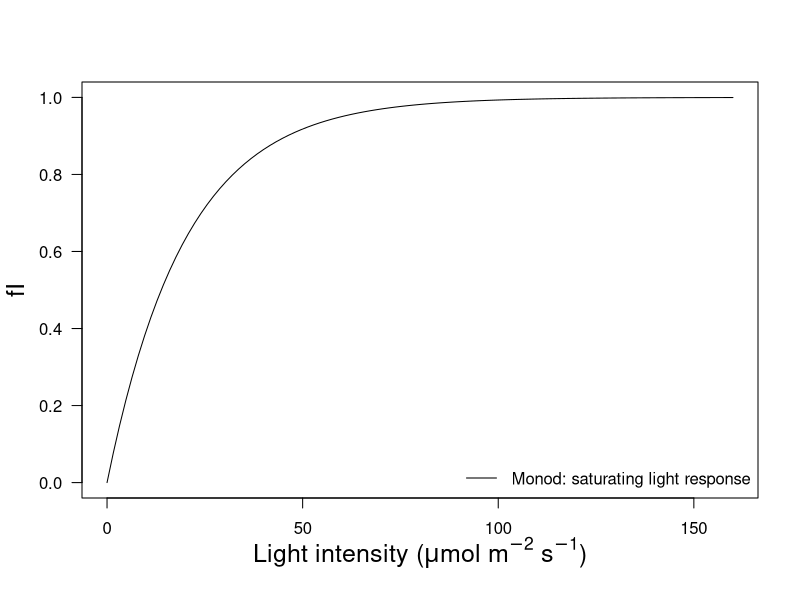
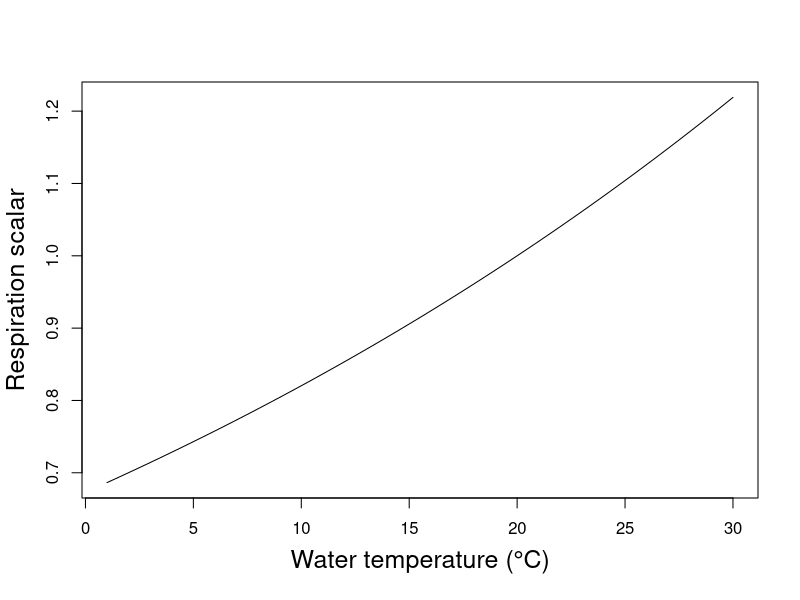
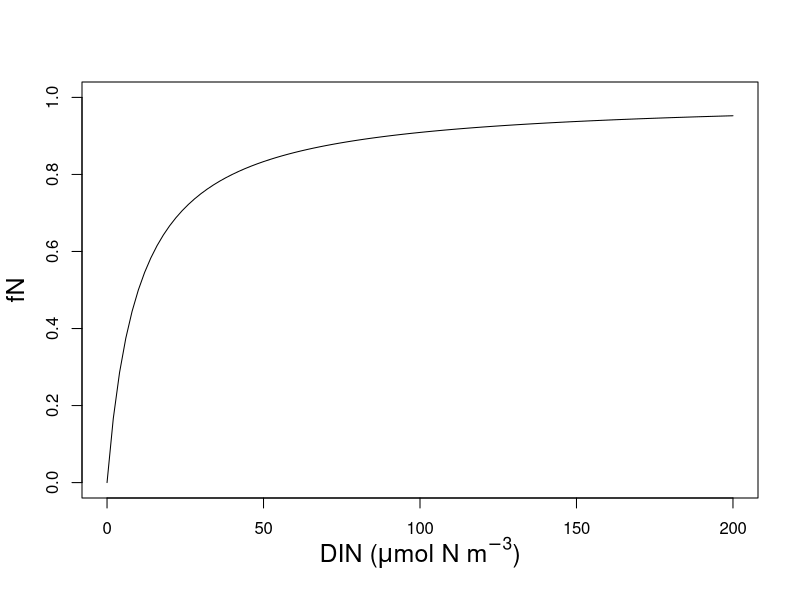
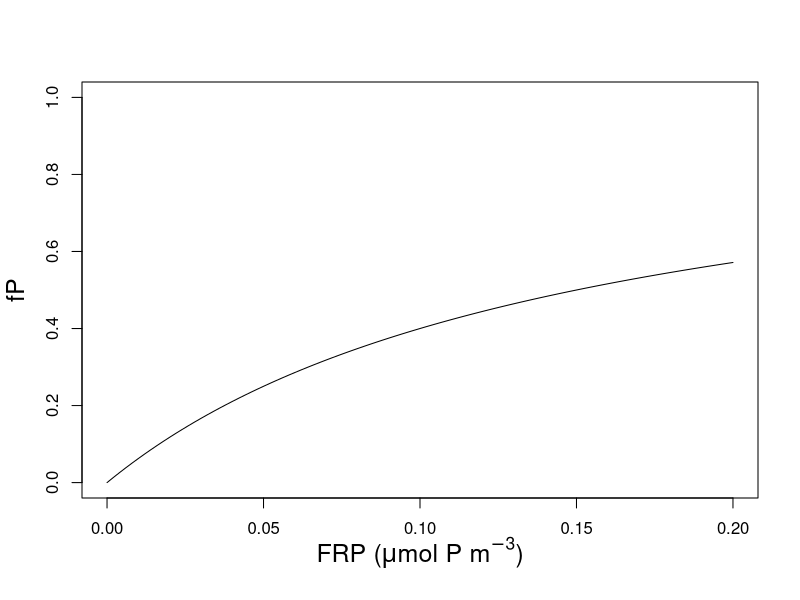
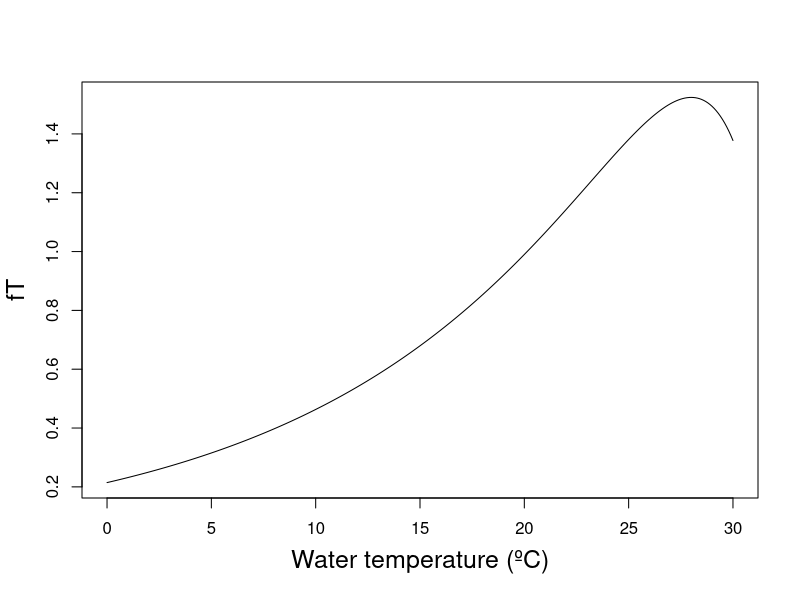
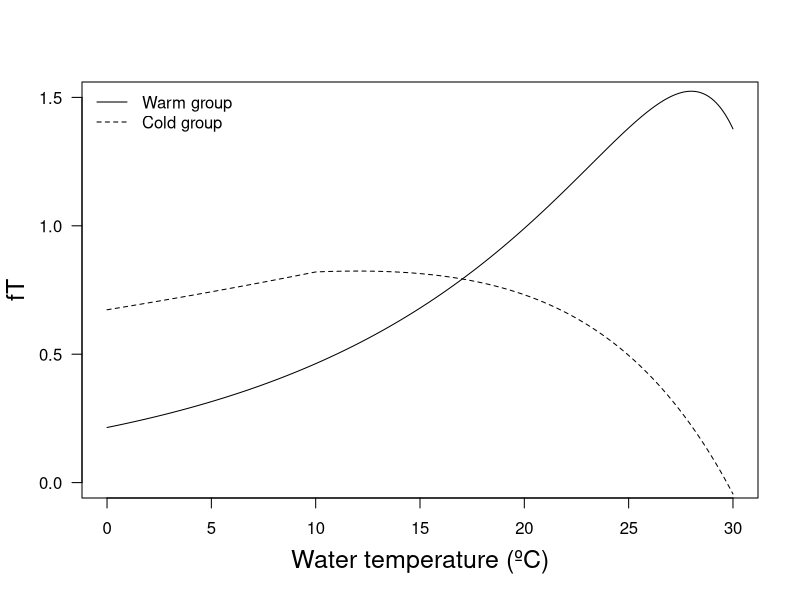

Write the R code that produced these figures, in order.
# Functional Relationship plots
# Author: Mary Lofton
# Date last updated: 15APR24

# Purpose: visualize growth responses to light, temperature, and nutrients for simple
# process models

# load packages
library(tidyverse)
library(lubridate)

# Monod function for light
f1 <- function(par, I_K){
  y = 1 - exp(-(par/I_K))
}
I_K = 20

# plot
jpeg("./figures/light_eq.jpeg", res = 300, width = 5, height = 3.5, units = "in")
par(cex.lab = 1.5, mgp = c(2.7,1,0))
curve(f1(x,I_K=I_K),from=0, to=160,ylab='fI',xlab = expression(paste("Light intensity"," (",mu,"mol ",m^-2," ",s^-1,")")),ylim = c(0,1), yaxt="n")
axis(2, las = 2)
legend("bottomright", lty = c(1), legend = c("Monod: saturating light response"),bty = "n")
dev.off()


f3 <- function(x, theta_resp){
  y = theta_resp^(x-20)
}
theta_resp = 1.02

jpeg("./figures/resp_eq.jpeg", res = 300, width = 5, height = 3.5, units = "in")
par(cex.lab = 1.5, mgp = c(2.7,1,0))
curve(f3(x,theta_resp = theta_resp),from=1, to=30,ylab='Respiration scalar',xlab = 'Water temperature (°C)')
dev.off()

f4 <- function(DIN, N_0, K_N){
  y = (DIN - N_0) / (DIN - N_0 + K_N)
}
K_N = 10
N_0 = 0

jpeg("./figures/DIN_eq.jpeg", res = 300, width = 5, height = 3.5, units = "in")
par(cex.lab = 1.5, mgp = c(2.7,1,0))
curve(f4(x, N_0 = N_0, K_N = K_N),from=0, to=200,ylab='fN',xlab = expression(paste("DIN"," (",mu,"mol N ",m^-3,")")),ylim = c(0,1))
dev.off()

f5 <- function(FRP, P_0, K_P){
  y = (FRP - P_0) / (FRP - P_0 + K_P)
}
K_P = 0.15
P_0 = 0

jpeg("./figures/FRP_eq.jpeg", res = 300, width = 5, height = 3.5, units = "in")
par(cex.lab = 1.5, mgp = c(2.7,1,0))
curve(f5(x, P_0 = P_0, K_P = K_P),from=0, to=0.2,ylab='fP',xlab = expression(paste("FRP"," (",mu,"mol P ",m^-3,")")),ylim = c(0,1))
dev.off()

# AED temperature function - why so complex??
g1 <- list(T_std = 10,
           T_opt = 28,
           T_max = 35,
           Ts = 10,
           To = 28,
           Tm = 35,
           v = 1.08,
           theta = 1.08)
g2 <- list(T_std = 10,
           T_opt = 12,
           T_max = 30,
           Ts = 10,
           To = 12,
           Tm = 30,
           v = 1.02,
           theta = 1.02)

get_T_parms <- function(group_parms){
  
  # unpack parms
  T_std = group_parms$T_std
  T_opt = group_parms$T_opt
  T_max = group_parms$T_max
  
  Ts = group_parms$Ts
  To = group_parms$To
  Tm = group_parms$Tm
  
  v = group_parms$v
  theta = group_parms$theta
  
t20 = 20
tol   = 0.05
inn = 1
a0 = v^(Ts-t20)
a1 = v^(To-t20)
a2 = v^(Tm-t20)

# Perform the iteration to find the constants.
# First approximation of k.
k = 6.0
i = 0
G = tol + 1.0
curvef = TRUE
# Do the iterations until -tol < G < tol

repeat{
  
  i=i+1
  
  if(i == 100){ #increases the tolerance if more than 100 iterations performed
    i=0            
    tol=tol+0.01
  }
  
  if(curvef == TRUE){ # Use the condition f(T)=v**(T-20) at T=Tsta
    G = k * v^(k * To) * a2 - a1 * (v^(k * Tm) - v^(k * Ts))
    devG = v^(k * To) * a2 * (inn + k * To * log(v)) - a1 * log(v) * (Tm * v^(k * Tm) - Ts * v^(k * Ts))
  } else { # Use the condition f(T)=1 at T=Tsta
    G = k * v^(k * To) * (a0 - a2 - inn) - a1 * (v^(k * Ts) - v^(k * Tm))
    devG = (a0 - a2 - inn) * v^(k * To) * (inn + k * To * log(v)) - a1 * log(v) * (Ts * v^(k * Ts) - Tm * v^(k * Tm))
  }
  
  # Find the next iteration of k
  k = k - G / devG
  
  if((G <= -tol) | (G >= tol)){
    break
  }
}

# Get the remaining model constants
if(k != 0.0){
  a=-log(a1/(k*v^(k*To)))/(k*log(v))
  if(curvef == TRUE){
    b=v^(k*(Ts-a))
  } else {
    b=inn+v^(k*(Ts-a))-a0
  }
} else {
  a=0.0
  b=0.0
}

# Set the model constants to the calculated values
kTn = k
aTn = a
bTn = b

return(list(kTn = kTn, aTn = aTn, bTn = bTn))

}

g1_Tparms <- get_T_parms(group_parms = g1)
g2_Tparms <- get_T_parms(group_parms = g2)

tp = 20

f6 <- function(temp, theta, tp, kTn, aTn, bTn, T_std, T_opt, T_max){
  y = NULL
  for(i in 1:length(temp)){
  y[i] = 1
  if(temp[i] > T_max){
    y[i] = 0
  } else if(temp[i] < T_std){
      y[i] = theta^(temp[i]-tp)
  } else {
      y[i] = theta^(temp[i]-tp) - theta^(kTn*(temp[i] - aTn)) + bTn
  }
  }
  return(y)

}

jpeg("./figures/AED_temp_eq.jpeg", res = 300, width = 5, height = 3.5, units = "in")
par(cex.lab = 1.5, mgp = c(2.7,1,0))
curve(f6(x, theta = g1$theta, tp = tp, kTn = g1_Tparms$kTn, aTn = g1_Tparms$aTn, bTn = g1_Tparms$bTn, T_std = g1$T_std, T_opt = g1$T_opt, T_max = g1$T_max),from=0, to=30, n = 300, ylab='fT',xlab = "Water temperature (ºC)")
dev.off()

jpeg("./figures/AED_temp_eq_2groups.jpeg", res = 300, width = 5, height = 3.5, units = "in")
par(cex.lab = 1.5, mgp = c(2.7,1,0))
curve(f6(x, theta = g1$theta, tp = tp, kTn = g1_Tparms$kTn, aTn = g1_Tparms$aTn, bTn = g1_Tparms$bTn, T_std = g1$T_std, T_opt = g1$T_opt, T_max = g1$T_max),from=0, to=30, n = 300, ylab='fT',xlab = "Water temperature (ºC)", yaxt = "n", ylim = c(0,1.5))
axis(2, las = 2)
curve(f6(x, theta = g2$theta, tp = tp, kTn = g2_Tparms$kTn, aTn = g2_Tparms$aTn, bTn = g2_Tparms$bTn, T_std = g2$T_std, T_opt = g2$T_opt, T_max = g2$T_max),from=0, to=30, n = 300, add = TRUE, lty = 2)
legend("topleft", lty = c(1,2), legend = c("Warm group","Cold group"),bty = "n")
dev.off()
